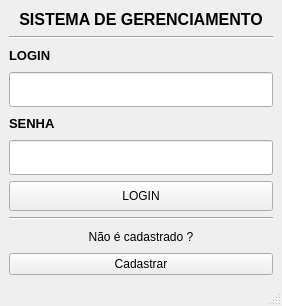
<?xml version="1.0" encoding="UTF-8"?>
<ui version="4.0">
 <class>MainWindow</class>
 <widget class="QMainWindow" name="MainWindow">
  <property name="geometry">
   <rect>
    <x>0</x>
    <y>0</y>
    <width>282</width>
    <height>306</height>
   </rect>
  </property>
  <property name="windowTitle">
   <string>MainWindow</string>
  </property>
  <widget class="QWidget" name="centralwidget">
   <layout class="QGridLayout" name="gridLayout">
    <item row="8" column="0">
     <widget class="QLabel" name="label_4">
      <property name="font">
       <font>
        <weight>50</weight>
        <bold>false</bold>
       </font>
      </property>
      <property name="text">
       <string>Não é cadastrado ?</string>
      </property>
      <property name="alignment">
       <set>Qt::AlignCenter</set>
      </property>
     </widget>
    </item>
    <item row="1" column="0">
     <widget class="Line" name="line">
      <property name="orientation">
       <enum>Qt::Horizontal</enum>
      </property>
     </widget>
    </item>
    <item row="6" column="0">
     <widget class="QPushButton" name="btn_login">
      <property name="minimumSize">
       <size>
        <width>0</width>
        <height>30</height>
       </size>
      </property>
      <property name="text">
       <string>LOGIN</string>
      </property>
     </widget>
    </item>
    <item row="2" column="0">
     <widget class="QLabel" name="label_2">
      <property name="font">
       <font>
        <pointsize>10</pointsize>
        <weight>75</weight>
        <bold>true</bold>
       </font>
      </property>
      <property name="text">
       <string>LOGIN</string>
      </property>
     </widget>
    </item>
    <item row="5" column="0">
     <widget class="QLineEdit" name="input_senha">
      <property name="minimumSize">
       <size>
        <width>0</width>
        <height>35</height>
       </size>
      </property>
     </widget>
    </item>
    <item row="0" column="0">
     <widget class="QLabel" name="label">
      <property name="font">
       <font>
        <pointsize>12</pointsize>
        <weight>75</weight>
        <italic>false</italic>
        <bold>true</bold>
        <underline>false</underline>
        <strikeout>false</strikeout>
        <kerning>true</kerning>
       </font>
      </property>
      <property name="text">
       <string>SISTEMA DE GERENCIAMENTO</string>
      </property>
      <property name="alignment">
       <set>Qt::AlignCenter</set>
      </property>
     </widget>
    </item>
    <item row="9" column="0">
     <widget class="QPushButton" name="btn_cadastrar">
      <property name="text">
       <string>Cadastrar</string>
      </property>
     </widget>
    </item>
    <item row="3" column="0">
     <widget class="QLineEdit" name="input_login">
      <property name="minimumSize">
       <size>
        <width>0</width>
        <height>35</height>
       </size>
      </property>
     </widget>
    </item>
    <item row="4" column="0">
     <widget class="QLabel" name="label_3">
      <property name="font">
       <font>
        <pointsize>10</pointsize>
        <weight>75</weight>
        <bold>true</bold>
       </font>
      </property>
      <property name="text">
       <string>SENHA</string>
      </property>
     </widget>
    </item>
    <item row="7" column="0">
     <widget class="Line" name="line_2">
      <property name="orientation">
       <enum>Qt::Horizontal</enum>
      </property>
     </widget>
    </item>
   </layout>
  </widget>
  <widget class="QMenuBar" name="menubar">
   <property name="geometry">
    <rect>
     <x>0</x>
     <y>0</y>
     <width>282</width>
     <height>21</height>
    </rect>
   </property>
  </widget>
  <widget class="QStatusBar" name="statusbar"/>
 </widget>
 <resources/>
 <connections/>
</ui>
